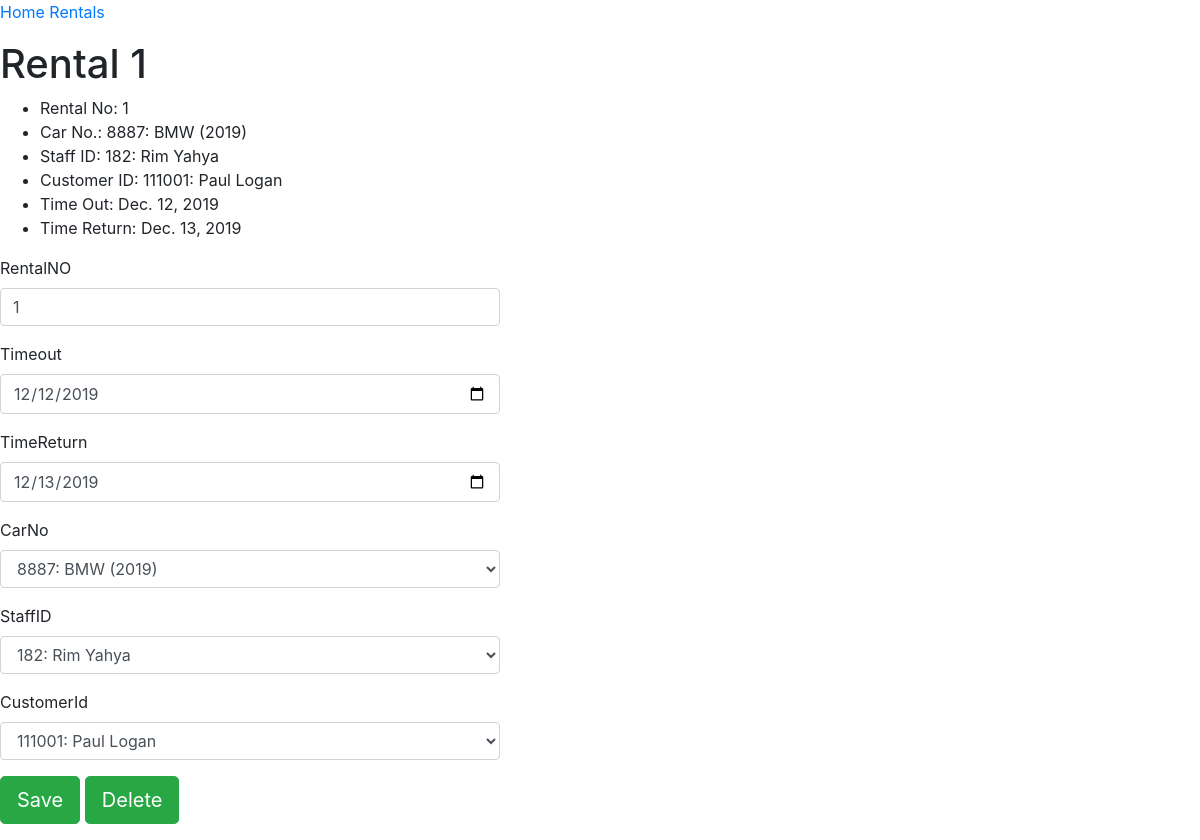
Screenshot of /webapp/rentals/1/ with the database file from the repository.
### webapp/models.py (models this page shows, shortened)
class Rental(models.Model):
    RentalNO = models.IntegerField(null=False, primary_key=True)
    CarNo = models.ForeignKey(Car, on_delete=CASCADE, null=False)
    StaffID = models.ForeignKey(Staff, on_delete=CASCADE)
    CustomerId = models.ForeignKey(Customer, on_delete=CASCADE)
    Timeout = models.DateField(null=False)
    TimeReturn = models.DateField(null=False)

class Car(models.Model):
    CarNo = models.IntegerField( null=False, primary_key=True)
    CarName = models.CharField(max_length=30, null=False)
    CarModel = models.IntegerField( null=False)
    staff = models.ForeignKey(Staff, on_delete=CASCADE, related_name="carstaff")
    def __str__(self):
        return f"{self.CarNo}: {self.CarName} ({self.CarModel})"

class Staff(models.Model):
    StaffID = models.IntegerField(null=False, primary_key=True)
    first_name = models.CharField(max_length=20, null=False)
    last_name = models.CharField(max_length=20, null=False)
    PhoneNo = models.IntegerField(null=False)
    def __str__(self):
        return f"{self.StaffID}: {self.first_name} {self.last_name}"

class Customer(models.Model):
    CustomerID = models.IntegerField( null=False, primary_key=True)
    PassportNo = models.CharField(max_length=15, null=False)
    FirstName = models.CharField(max_length=20, null=False)
    LastName = models.CharField(max_length=20, null=False)
    address = models.CharField(max_length=30, null=False)
    phone = models.IntegerField(null=False)
    def __str__(self):
        return f"{self.CustomerID}: {self.FirstName} {self.LastName} "

### webapp/views.py (the view, shortened to what this page needs)
# urls.py: path("rentals/<int:pk>/", views.RentalDetails.as_view(), name="rentaldetails"),
class RentalDetails(APIView):
    renderer_classes = [TemplateHTMLRenderer]
    template_name = "webapp/rental.html"
    def get(self, request, pk):
        rental = get_object_or_404(Rental, pk = pk)
        serializer = RentalSerializer(rental)
        return Response({
            "serializer": serializer,
            "rental": rental
        })

### webapp/templates/webapp/rental.html (shortened to what this page needs)
{% extends "webapp/layout.html" %}
{% load rest_framework %}
{% block body %}
    <p>
        <a href="{% url 'mainpage' %} ">Home</a>
        <a href="{% url 'rentals' %}">Rentals</a>
    </p>
    <h1>Rental {{ rental.RentalNO }}</h1>
    <ul>
        <li>Rental No: {{ rental.RentalNO }} </li>
        <li>Car No.: {{ rental.CarNo }}  </li>
        <li>Staff ID: {{ rental.StaffID }} </li>
        <li>Customer ID: {{ rental.CustomerId }}</li>
        <li>Time Out: {{ rental.Timeout }} </li>
        <li>Time Return: {{ rental.TimeReturn }} </li>
    </ul>
    <form action="{% url 'rentaldetails' rental.pk %}" method="POST" class="form-group" style="width: 500px; ">
        {% render_form serializer %}
        <p>
            <input type="submit" value="Save" class="btn btn-lg btn-success">
            <a class="btn btn-lg btn-success" href="{% url 'rentaldelete' rental.pk %}" role="button" style="position: relative;">Delete</a>
        </p>
    </form>
{% endblock %}

### rows the page displays
Rental: RentalNO "1", CarNo "8887: BMW (2019)", StaffID "182: Rim Yahya", CustomerId "111001: Paul Logan", Timeout "Dec. 12, 2019", TimeReturn "Dec. 13, 2019", Timeout "12/12/2019", TimeReturn "12/13/2019"
